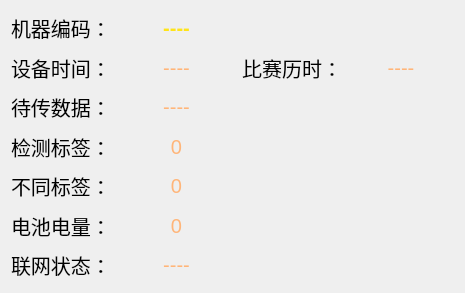
  <widget class="QWidget" name="gridLayoutWidget">
   <property name="geometry">
    <rect>
     <x>6</x>
     <y>60</y>
     <width>465</width>
     <height>293</height>
    </rect>
   </property>
   <property name="font">
    <font>
     <pointsize>16</pointsize>
     <weight>50</weight>
     <italic>false</italic>
     <bold>false</bold>
    </font>
   </property>
   <layout class="QGridLayout" name="gridLayout">
    <item row="0" column="0">
     <widget class="QLabel" name="label_23">
      <property name="font">
       <font>
        <family>Ubuntu</family>
        <pointsize>15</pointsize>
        <weight>50</weight>
        <italic>false</italic>
        <bold>false</bold>
       </font>
      </property>
      <property name="text">
       <string>机器编码：</string>
      </property>
      <property name="alignment">
       <set>Qt::AlignLeading|Qt::AlignLeft|Qt::AlignVCenter</set>
      </property>
     </widget>
    </item>
    <item row="6" column="0">
     <widget class="QLabel" name="label_21">
      <property name="font">
       <font>
        <family>Ubuntu</family>
        <pointsize>15</pointsize>
        <weight>50</weight>
        <italic>false</italic>
        <bold>false</bold>
       </font>
      </property>
      <property name="text">
       <string>电池电量：</string>
      </property>
      <property name="alignment">
       <set>Qt::AlignLeading|Qt::AlignLeft|Qt::AlignVCenter</set>
      </property>
     </widget>
    </item>
    <item row="0" column="1">
     <widget class="QLabel" name="label_24">
      <property name="sizePolicy">
       <sizepolicy hsizetype="Preferred" vsizetype="Preferred">
        <horstretch>0</horstretch>
        <verstretch>0</verstretch>
       </sizepolicy>
      </property>
      <property name="maximumSize">
       <size>
        <width>120</width>
        <height>16777215</height>
       </size>
      </property>
      <property name="font">
       <font>
        <family>Ubuntu</family>
        <pointsize>15</pointsize>
        <weight>75</weight>
        <italic>false</italic>
        <bold>true</bold>
       </font>
      </property>
      <property name="styleSheet">
       <string notr="true">color:rgb(255, 228, 24);</string>
      </property>
      <property name="text">
       <string>----</string>
      </property>
      <property name="alignment">
       <set>Qt::AlignCenter</set>
      </property>
     </widget>
    </item>
    <item row="2" column="0">
     <widget class="QLabel" name="label">
      <property name="font">
       <font>
        <family>Ubuntu</family>
        <pointsize>15</pointsize>
        <weight>50</weight>
        <italic>false</italic>
        <bold>false</bold>
       </font>
      </property>
      <property name="text">
       <string>设备时间：</string>
      </property>
      <property name="alignment">
       <set>Qt::AlignLeading|Qt::AlignLeft|Qt::AlignVCenter</set>
      </property>
     </widget>
    </item>
    <item row="2" column="1">
     <widget class="QLabel" name="label_2">
      <property name="font">
       <font>
        <family>Ubuntu</family>
        <pointsize>15</pointsize>
        <weight>50</weight>
        <italic>false</italic>
        <bold>false</bold>
       </font>
      </property>
      <property name="styleSheet">
       <string notr="true">color: rgb(255, 181, 121);</string>
      </property>
      <property name="text">
       <string>----</string>
      </property>
      <property name="alignment">
       <set>Qt::AlignCenter</set>
      </property>
     </widget>
    </item>
    <item row="7" column="0">
     <widget class="QLabel" name="label_13">
      <property name="font">
       <font>
        <family>Ubuntu</family>
        <pointsize>15</pointsize>
        <weight>50</weight>
        <italic>false</italic>
        <bold>false</bold>
       </font>
      </property>
      <property name="text">
       <string>联网状态：</string>
      </property>
      <property name="alignment">
       <set>Qt::AlignLeading|Qt::AlignLeft|Qt::AlignVCenter</set>
      </property>
     </widget>
    </item>
    <item row="7" column="1">
     <widget class="QLabel" name="label_14">
      <property name="maximumSize">
       <size>
        <width>120</width>
        <height>16777215</height>
       </size>
      </property>
      <property name="font">
       <font>
        <family>Ubuntu</family>
        <pointsize>15</pointsize>
        <weight>50</weight>
        <italic>false</italic>
        <bold>false</bold>
       </font>
      </property>
      <property name="styleSheet">
       <string notr="true">color: rgb(255, 181, 121);</string>
      </property>
      <property name="text">
       <string>----</string>
      </property>
      <property name="alignment">
       <set>Qt::AlignCenter</set>
      </property>
     </widget>
    </item>
    <item row="6" column="1">
     <widget class="QLabel" name="label_22">
      <property name="maximumSize">
       <size>
        <width>120</width>
        <height>16777215</height>
       </size>
      </property>
      <property name="font">
       <font>
        <family>Ubuntu</family>
        <pointsize>15</pointsize>
        <weight>50</weight>
        <italic>false</italic>
        <bold>false</bold>
       </font>
      </property>
      <property name="styleSheet">
       <string notr="true">color: rgb(255, 181, 121);</string>
      </property>
      <property name="text">
       <string>0</string>
      </property>
      <property name="alignment">
       <set>Qt::AlignCenter</set>
      </property>
     </widget>
    </item>
    <item row="3" column="0">
     <widget class="QLabel" name="label_3">
      <property name="font">
       <font>
        <family>Ubuntu</family>
        <pointsize>15</pointsize>
        <weight>50</weight>
        <italic>false</italic>
        <bold>false</bold>
       </font>
      </property>
      <property name="text">
       <string>待传数据：</string>
      </property>
      <property name="alignment">
       <set>Qt::AlignLeading|Qt::AlignLeft|Qt::AlignVCenter</set>
      </property>
     </widget>
    </item>
    <item row="2" column="3">
     <widget class="QLabel" name="label_6">
      <property name="font">
       <font>
        <family>Ubuntu</family>
        <pointsize>15</pointsize>
        <weight>50</weight>
        <italic>false</italic>
        <bold>false</bold>
       </font>
      </property>
      <property name="styleSheet">
       <string notr="true">color: rgb(255, 181, 121);</string>
      </property>
      <property name="text">
       <string>----</string>
      </property>
      <property name="alignment">
       <set>Qt::AlignCenter</set>
      </property>
     </widget>
    </item>
    <item row="3" column="1">
     <widget class="QLabel" name="label_30">
      <property name="font">
       <font>
        <family>Ubuntu</family>
        <pointsize>15</pointsize>
        <weight>50</weight>
        <italic>false</italic>
        <bold>false</bold>
       </font>
      </property>
      <property name="styleSheet">
       <string notr="true">color: rgb(255, 181, 121);</string>
      </property>
      <property name="text">
       <string>----</string>
      </property>
      <property name="alignment">
       <set>Qt::AlignCenter</set>
      </property>
     </widget>
    </item>
    <item row="2" column="2">
     <widget class="QLabel" name="label_5">
      <property name="font">
       <font>
        <family>Ubuntu</family>
        <pointsize>15</pointsize>
        <weight>50</weight>
        <italic>false</italic>
        <bold>false</bold>
       </font>
      </property>
      <property name="text">
       <string>比赛历时：</string>
      </property>
      <property name="alignment">
       <set>Qt::AlignRight|Qt::AlignTrailing|Qt::AlignVCenter</set>
      </property>
     </widget>
    </item>
    <item row="4" column="1">
     <widget class="QLabel" name="label_10">
      <property name="maximumSize">
       <size>
        <width>120</width>
        <height>16777215</height>
       </size>
      </property>
      <property name="font">
       <font>
        <family>Ubuntu</family>
        <pointsize>15</pointsize>
        <weight>50</weight>
        <italic>false</italic>
        <bold>false</bold>
       </font>
      </property>
      <property name="styleSheet">
       <string notr="true">color: rgb(255, 181, 121);</string>
      </property>
      <property name="text">
       <string>0</string>
      </property>
      <property name="alignment">
       <set>Qt::AlignCenter</set>
      </property>
     </widget>
    </item>
    <item row="4" column="0">
     <widget class="QLabel" name="label_9">
      <property name="font">
       <font>
        <family>Ubuntu</family>
        <pointsize>15</pointsize>
        <weight>50</weight>
        <italic>false</italic>
        <bold>false</bold>
       </font>
      </property>
      <property name="text">
       <string>检测标签：</string>
      </property>
      <property name="alignment">
       <set>Qt::AlignLeading|Qt::AlignLeft|Qt::AlignVCenter</set>
      </property>
     </widget>
    </item>
    <item row="5" column="0">
     <widget class="QLabel" name="label_11">
      <property name="font">
       <font>
        <family>Ubuntu</family>
        <pointsize>15</pointsize>
        <weight>50</weight>
        <italic>false</italic>
        <bold>false</bold>
       </font>
      </property>
      <property name="text">
       <string>不同标签：</string>
      </property>
      <property name="alignment">
       <set>Qt::AlignLeading|Qt::AlignLeft|Qt::AlignVCenter</set>
      </property>
     </widget>
    </item>
    <item row="5" column="1">
     <widget class="QLabel" name="label_12">
      <property name="maximumSize">
       <size>
        <width>120</width>
        <height>16777215</height>
       </size>
      </property>
      <property name="font">
       <font>
        <family>Ubuntu</family>
        <pointsize>15</pointsize>
        <weight>50</weight>
        <italic>false</italic>
        <bold>false</bold>
       </font>
      </property>
      <property name="styleSheet">
       <string notr="true">color: rgb(255, 181, 121);</string>
      </property>
      <property name="text">
       <string>0</string>
      </property>
      <property name="alignment">
       <set>Qt::AlignCenter</set>
      </property>
     </widget>
    </item>
   </layout>
  </widget>
